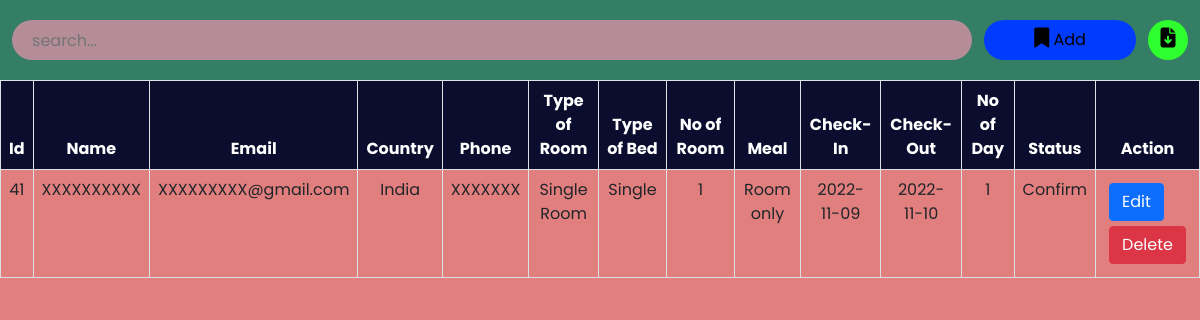
The page /admin/roombook.php on the database its author committed.
### tables this page shows
CREATE TABLE `roombook` (
  `id` int(10) NOT NULL,
  `Name` varchar(50) NOT NULL,
  `Email` varchar(50) NOT NULL,
  `Country` varchar(30) NOT NULL,
  `Phone` varchar(30) NOT NULL,
  `RoomType` varchar(30) NOT NULL,
  `Bed` varchar(30) NOT NULL,
  `Meal` varchar(30) NOT NULL,
  `NoofRoom` varchar(30) NOT NULL,
  `cin` date NOT NULL,
  `cout` date NOT NULL,
  `nodays` int(50) NOT NULL,
  `stat` varchar(30) NOT NULL
);

### admin/roombook.php (the view, shortened to what this page needs)
<?php
include '../config.php';
?>
<!DOCTYPE html>
<html lang="en">
<head>
    <link href="https://cdn.jsdelivr.net/npm/bootstrap@5.0.2/dist/css/bootstrap.min.css" rel="stylesheet">
    <link rel="stylesheet" href="https://cdnjs.cloudflare.com/ajax/libs/font-awesome/6.2.0/css/all.min.css" />
    <link rel="stylesheet" href="./css/roombook.css">
</head>
<body>
    <div class="searchsection">
        <input type="text" name="search_bar" id="search_bar" placeholder="search..." onkeyup="searchFun()">
        <button class="adduser" id="adduser" onclick="adduseropen()"><i class="fa-solid fa-bookmark"></i> Add</button>
        <form action="./exportdata.php" method="post">
            <button class="exportexcel" id="exportexcel" name="exportexcel" type="submit"><i class="fa-solid fa-file-arrow-down"></i></button>
        </form>
    </div>
    <div class="roombooktable" class="table-responsive-xl">
        <?php
            $roombooktablesql = "SELECT * FROM roombook";
            $roombookresult = mysqli_query($conn, $roombooktablesql);
        ?>
        <table class="table table-bordered" id="table-data">
            <thead>
                <tr>
                    <th scope="col">Id</th>
                    <th scope="col">Name</th>
                    <th scope="col">Email</th>
                    <th scope="col">Country</th>
                    <th scope="col">Phone</th>
                    <th scope="col">Type of Room</th>
                    <th scope="col">Type of Bed</th>
                    <th scope="col">No of Room</th>
                    <th scope="col">Meal</th>
                    <th scope="col">Check-In</th>
                    <th scope="col">Check-Out</th>
                    <th scope="col">No of Day</th>
                    <th scope="col">Status</th>
                    <th scope="col" class="action">Action</th>
                </tr>
            </thead>
            <tbody>
            <?php
            while ($res = mysqli_fetch_array($roombookresult)) {
            ?>
                <tr>
                    <td><?php echo $res['id'] ?></td>
                    <td><?php echo $res['Name'] ?></td>
                    <td><?php echo $res['Email'] ?></td>
                    <td><?php echo $res['Country'] ?></td>
                    <td><?php echo $res['Phone'] ?></td>
                    <td><?php echo $res['RoomType'] ?></td>
                    <td><?php echo $res['Bed'] ?></td>
                    <td><?php echo $res['NoofRoom'] ?></td>
                    <td><?php echo $res['Meal'] ?></td>
                    <td><?php echo $res['cin'] ?></td>
                    <td><?php echo $res['cout'] ?></td>
                    <td><?php echo $res['nodays'] ?></td>
                    <td><?php echo $res['stat'] ?></td>
                    <td class="action">
                        <a href="roombookedit.php?id=<?php echo $res['id'] ?>"><button class="btn btn-primary">Edit</button></a>
                        <a href="roombookdelete.php?id=<?php echo $res['id'] ?>"><button class='btn btn-danger'>Delete</button></a>
                    </td>
                </tr>
            <?php
            }
            ?>
            </tbody>
        </table>
    </div>
</body>
</html>

### admin/css/roombook.css (style rules this page uses)
:root { --bg-text-shadow: 0 2px 4px rgb(13 0 77 / 8%), 0 3px 6px rgb(13 0 77 / 8%), 0 8px 16px rgb(13 0 77 / 8%); --bg-box-shadow: 0px 0px 20px 6px rgba(26, 30, 164, 0.31); }
body { background-color: #d85555c0; }
* { margin: 0; padding: 0; font-family: 'Poppins', sans-serif; }
i { font-size: 20px; }
.searchsection { height: 80px; width: 100%; display: flex; justify-content: space-evenly; align-items: center; background-color: #337e65; position: fixed; z-index: 500; }
#search_bar { height: 40px; width: 80%; border: none; background-color: rgba(231, 148, 173, 0.714); padding-left: 20px; border-radius: 30px; }
#adduser { height: 40px; background-color: rgb(0, 59, 254); border: none; border-radius: 30px; padding: 0 50px; }
.exportexcel { height: 40px; width: 40px; background-color: rgb(47, 255, 47); border: none; border-radius: 50%; }
a { color: black; }
.roombooktable { position: absolute; color: #0a0d2d; margin-top: 80px; width: 100%; height: 100vh; padding-bottom: 900px; }
.roombooktable thead { background-color: #0a0d2d; color: white; text-align: center; }
.roombooktable tbody { text-align: center; }
.action a { text-decoration: none; }
.action button { display: flex; flex-wrap: wrap; margin: 5px; }

### rows shown on the page
roombook: id "41", Name "XXXXXXXXXX", Email "XXXXXXXXX@gmail.com", Country "India", Phone "XXXXXXX", RoomType "Single Room", Bed "Single", NoofRoom "1", Meal "Room only", cin "2022-11-09", cout "2022-11-10", nodays "1", stat "Confirm"
